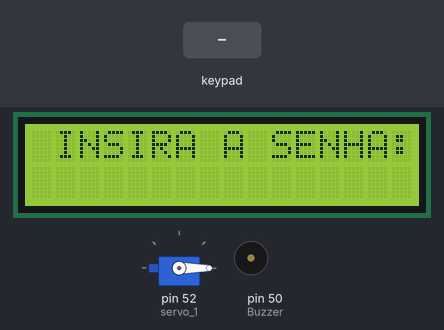
The sketch below on a simulated Arduino Mega 2560, built with avr-gcc and run on an emulated ATmega2560. Parts: 16×2 character LCD, servo, buzzer (waves = sounding, pin HIGH). The test bench sets the inputs (shaded band).

Above: at 1.2 s.
1.3 s: keypad keys 7 6 5 4 # pressed 0.4 s apart
At 3.4 s:
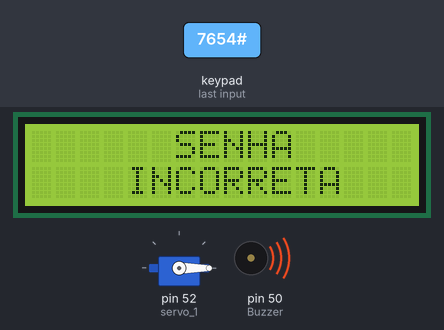
5.1 s: key 'A' pressed
At 6.3 s:
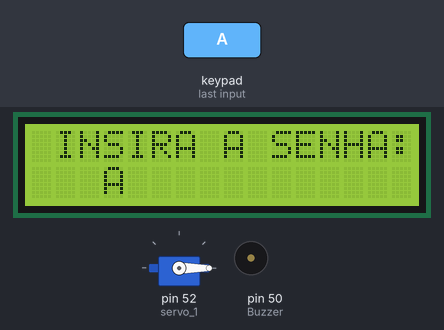
6.6 s: key 'B' pressed
At 7.3 s:
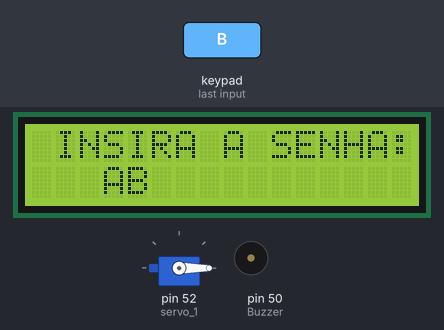
8.1 s: keypad keys 7 6 5 4 * pressed 0.4 s apart
At 10.3 s:
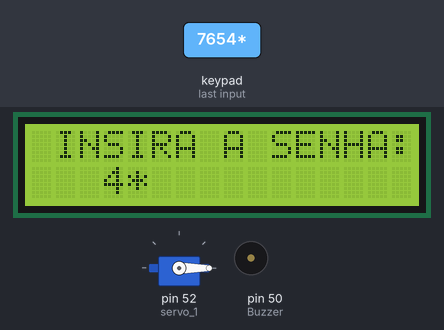
11.6 s: key 'C' pressed
At 12.1 s:
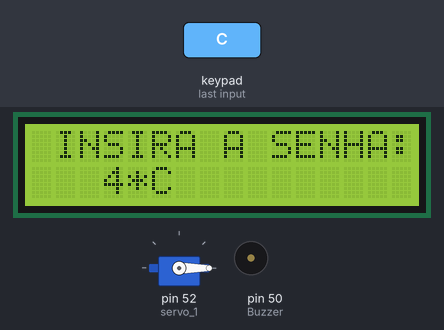
13.1 s: keypad keys 7 6 5 4 D pressed 0.4 s apart
At 15.7 s:
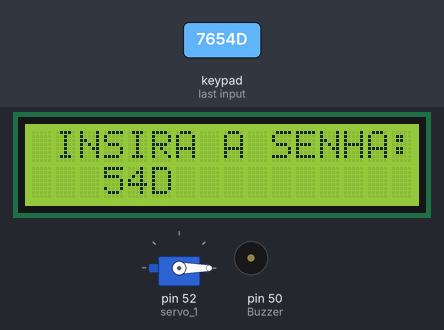
Timing chart, 0 to 17.2 s (numbered marks = the images above; inputs shaded):
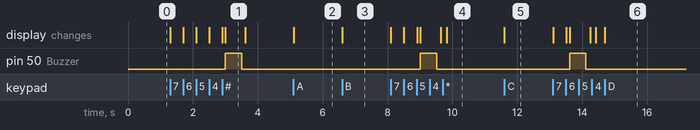

Measured:
- after the input at 1.3 s, pin 50 (Buzzer): LOW → HIGH after 1.7 s, → LOW 0.50 s later; the display: first changes at once (image 1 shows a later state)
- after the input at 5.1 s, the display: changes at once (image 2)
- after the input at 6.6 s, the display: changes at once (image 3)
- after the input at 8.1 s, pin 50 (Buzzer): LOW → HIGH after 0.91 s, → LOW 0.50 s later; the display: first changes at once (image 4 shows a later state)
- after the input at 11.6 s, the display: changes at once (image 5)
- after the input at 13.1 s, pin 50 (Buzzer): LOW → HIGH after 0.51 s, → LOW 0.50 s later; the display: first changes at once (image 6 shows a later state)
- what the display in image 1 shows lasts 0.6 s, from 3.0 s to 3.6 s

The sketch:

cofre_v1.ino
```cpp
// Projeto : COFRE
// INCLUIR AS BIBLIOTECAS

#include <Servo.h>
#include <LiquidCrystal.h>
#include <Keypad.h>

// DECLARAÇÃO DE VARIAVEIS
Servo servo_1; // SERVO 1
const int Buzzer = 50;

int variavel = 0;                                                                                        // VARIAVEL AUXILIAR PARA O ARMAZENAMENTO DA SENHA
int num1 = 0, num2 = 0, num3 = 0, num4 = 0, num5 = 0, num6 = 0, num7 = 0, num8 = 0, num9 = 0, num10 = 0; // NUMEROS DE AMARZENAMENTO DOS DIGITOS DA SENHA
int dig1 = 1, dig2 = 1, dig3 = 1, dig4 = 1, dig5 = 1, dig6 = 6, dig7 = 7, dig8 = 8, dig9 = 9, dig10 = 0; // DIGITOS DA SENHA
  // CONFIGURAÇÃO TECLADO

const byte filas = 4;
const byte columnas = 4;
char tecla[filas][columnas] = {
  {'1', '2', '3', 'A'},
  {'4', '5', '6', 'B'},
  {'7', '8', '9', 'C'},
  {'*', '0', '#', 'D'}
};

// DECLARAÇÃO LIGAÇÃO ARDUINO
byte pinFilas[filas] = {7, 6, 5, 4}; // PINOS LIGADOS A linha

byte pinColumnas[columnas] = {3, 2, 1, 0}; // PINOS LIGADOS A COLUNA
Keypad keypad = Keypad(makeKeymap(tecla), pinFilas, pinColumnas, filas, columnas);
LiquidCrystal lcd(13, 12, 11, 10, 9, 8);
void setup()
{
  lcd.begin(16, 2);
  servo_1.attach(52);
  servo_1.write(0);
  pinMode(Buzzer, OUTPUT);
}
/*
void trocaSenha(){


}
*/
void loop()
{
  char key = keypad.getKey();
  if (key)
  {
    lcd.setCursor(3 + variavel, 1);
    lcd.print(key);
    key = key - 48; // CONVERÇÃO DOS DIGITOS DO TECLADO
    variavel++;
    switch (variavel) {
      case 1:
        num1 = key; // ARMAZENAR O 1o DIGITO DA SENHA
        break;
      case 2:
        num2 = key; // ARMAZENAR O 2o DIGITO DA SENHA
        break;
      case 3:
        num3 = key; // ARMAZENAR O 3o DIGITO DA SENHA
        break;
      case 4:
        num4 = key; // ARMAZENAR O 4o DIGITO DA SENHA
        break;
      case 5:
        num5 = key; // ARMAZENAR O 5o DIGITO DA SENHA
        delay(100);

    // testa se senha está correta
    if (num1 == dig1 && num2 == dig2 && num3 == dig3 && num4 == dig4 && num5 == dig5)
    { // COMPARANDO SE A SENHA DIGITADA É IGUAL A SENHA CORRETA
      lcd.clear();
      lcd.setCursor(6, 0);
      lcd.print("SENHA");
      lcd.setCursor(5, 1);
      lcd.print("CORRETA");
      servo_1.write(90);
      delay(2003);
      servo_1.write(0);
      lcd.clear();
    }
    else
    {
      lcd.clear();
      lcd.setCursor(6, 0);
      lcd.print("SENHA");
      lcd.setCursor(4, 1);
      lcd.print("INCORRETA");
      digitalWrite(Buzzer, HIGH); // BARULHO BUZZER
      delay(500);
      digitalWrite(Buzzer, LOW);// BUZZER DESLIGANDO
      delay(100);

      lcd.clear();
    }
    variavel = 0;
    lcd.clear(); // limpa lcd
    break;
    }
  }

  if (!key)
  {
    lcd.setCursor(1, 0), lcd.print("INSIRA A SENHA:");
  } // MENSAGEM INICIAL
  delay(2);
}
```
